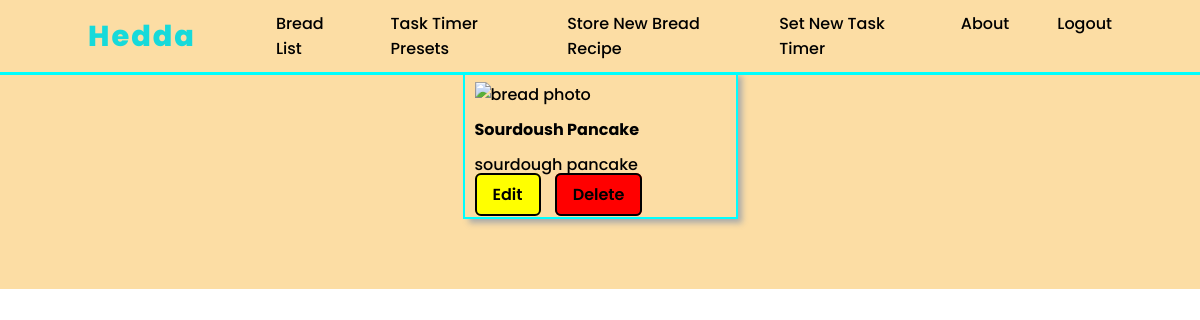
Page /bread/4/ (signed in) on the earlier database version.
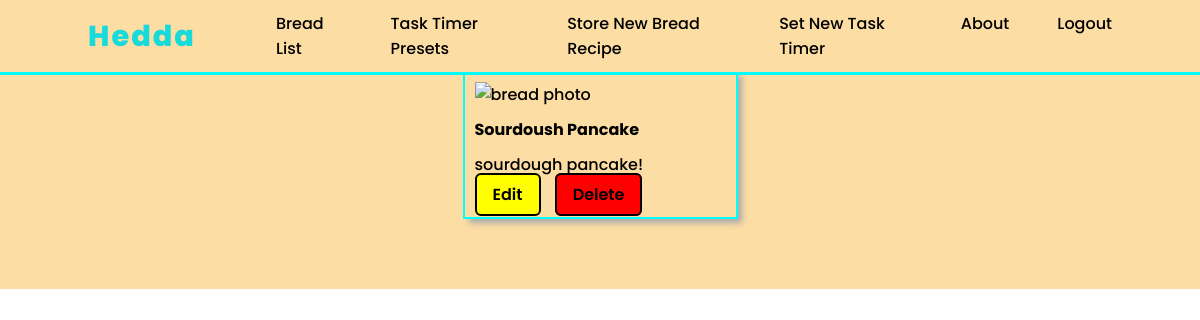
Same page on the later database version.
### main_app/models.py (models this page shows, shortened)
class Bread(models.Model):
  name = models.CharField(max_length=100)
  description = models.TextField(max_length=250)
  tasks = models.ManyToManyField(Task)
  user = models.ForeignKey(User, on_delete=models.CASCADE)

### main_app/views.py (the view)
# urls.py: path('bread/<int:bread_id>/', views.breads_detail, name='breads_detail'),
@login_required
def breads_detail(request, bread_id):
  bread = Bread.objects.get(id=bread_id)
  tasks_bread_doesnt_have = Task.objects.exclude(id__in = bread.tasks.all().values_list('id'))
  return render(request, 'breads/detail.html', {
    'bread': bread, 'tasks': tasks_bread_doesnt_have
  })

### main_app/templates/breads/detail.html (shortened to what this page needs)
{% load static %}
<!DOCTYPE html>
<html lang="en">
  <head>
    <link
      href="https://cdn.jsdelivr.net/npm/boxicons@2.0.5/css/boxicons.min.css"
      rel="stylesheet"
    />
    <link rel="stylesheet" href="{% static 'css/card-grid.css' %}" />
    <link rel="stylesheet" href="{% static 'css/model-detail.css' %}" />
    <link rel="stylesheet" href="{% static 'css/styles.css' %}" />
  </head>
  <body>
    <header class="l-header">
      <nav class="nav bd-grid">
        <div>
          <a href="{% url 'home' %}" class="nav__logo">Hedda</a>
        </div>
        <div class="nav__menu" id="nav-menu">
          <ul class="nav__list">
            <li class="nav__item">
              <a href="{% url 'breads_index' %}" class="nav__link"
                >Bread List</a
              >
            </li>
            <li class="nav__item">
              <a href="{% url 'tasks_index' %}" class="nav__link"
                >Task Timer Presets</a
              >
            </li>
            <li class="nav__item">
              <a href="{% url 'breads_create' %}" class="nav__link"
                >Store New Bread Recipe</a
              >
            </li>
            <li class="nav__item">
              <a href="{% url 'tasks_create' %}" class="nav__link"
                >Set New Task Timer</a
              >
            </li>
            <li class="nav__item">
              <a href="{% url 'about' %}" class="nav__link">About</a>
            </li>
            <li class="nav__item">
              <a href="{% url 'logout' %}" class="nav__link">Logout</a>
            </li>
          </ul>
        </div>
      </nav>
    </header>
    <main class="l-main home">
      <section class="card-container home" id="home">
        <div class="card">
          <div class="card-content">
            <div class="card-img-container">
            <img
              src="{% static 'images/shinyloaf.jpg' %}"
              alt="bread photo"
            >
            </div>
          <h2 class="card-title">{{ bread.name }}</h2>
          <p class="home__description">{{ bread.description }}</p>
          <a href="{% url 'breads_update' bread.id %}" class="btn warn ">Edit</a>
          <a href="{% url 'breads_delete' bread.id %}" class="btn danger ">Delete</a>
          </div>
      </section>
    </main>
  </body>
</html>

### main_app/static/css/card-grid.css (style rules this page uses)
* { margin: 10; padding: 10; box-sizing: border-box; }
.card-container { padding: 30px; display: flex; justify-content: center; flex-wrap: wrap; margin: 30px; }
.card { width: 275px; margin: 10px; border: cyan solid 2px; box-shadow: 5px 5px 6px -1px #aaa; }
.card-content { padding: 10px; width: 100%; }
.card h2 { margin: 10px 0; font-size: var(--font-xl); }
.card p { margin: 5px 0; font-size: var(--font-reg); }
.btn { font-size: var(--font-l); padding: 8px 16px; border-radius: 6px; border-width: 2px; border-style: solid; text-decoration: none; background-color: turquoise; font-weight: 600; cursor: pointer; font-family: inherit; margin-right: 10px; color: black; }
.warn { background-color: yellow }
.danger { background-color: red; }

### main_app/static/css/styles.css (style rules this page uses)
:root { --header-height: 3rem; --first-color: #fcdda4; --first-color-dark: #c28b38; --first-color-darken: #a56b1f; --white-color: #da8d00; --body-font: "Poppins", sans-serif; --big-font-size: 2.5rem; --normal-font-size: 0.938rem; --z-fixed: 100; }
@media screen and (min-width: 768px) { :root { --big-font-size: 5rem; --normal-font-size: 1rem; } }
body { margin: var(--header-height) 0 0 0; padding: 0; font-family: var(--body-font); font-size: var(--normal-font-size); font-weight: 500; }
h1, p, ul { margin: 0; }
ul { padding: 0; list-style: none; }
a { text-decoration: none; }
img { max-width: 100%; height: auto; }
.bd-grid { max-width: 1024px; display: grid; grid-template-columns: 100%; column-gap: 2rem; width: calc(100% - 2rem); margin-left: 1rem; margin-right: 1rem; }
.l-header { width: 100%; position: fixed; top: 0; left: 0; z-index: var(--z-fixed); background-color: var(--first-color); border-bottom: solid cyan 3px; }
.nav { height: var(--header-height); display: flex; justify-content: space-between; align-items: center; }
.nav__item { margin-bottom: 2rem; }
.nav__logo { font-size: 1.8rem; font-weight: 800; letter-spacing: 2px; color: rgb(23, 218, 218); }
.nav__close, .nav__link, .nav__toggle { color: black; }
.home { background-color: var(--first-color); overflow: hidden; }
.home__description { margin-bottom: 2.5rem; }
@media screen and (min-width: 768px) { body { margin: 0; } }
@media screen and (min-width: 768px) { .nav { height: calc(var(--header-height) + 1.5rem); } }
@media screen and (min-width: 768px) { .nav__list { display: flex; } }
@media screen and (min-width: 768px) { .nav__item { margin-left: 3rem; margin-bottom: 0; } }
@media screen and (min-width: 1024px) { .bd-grid { margin-left: auto; margin-right: auto; } }

Differences in the rows shown:
changed Bread "Sourdoush Pancake": description "sourdough pancake" → "sourdough pancake!"
